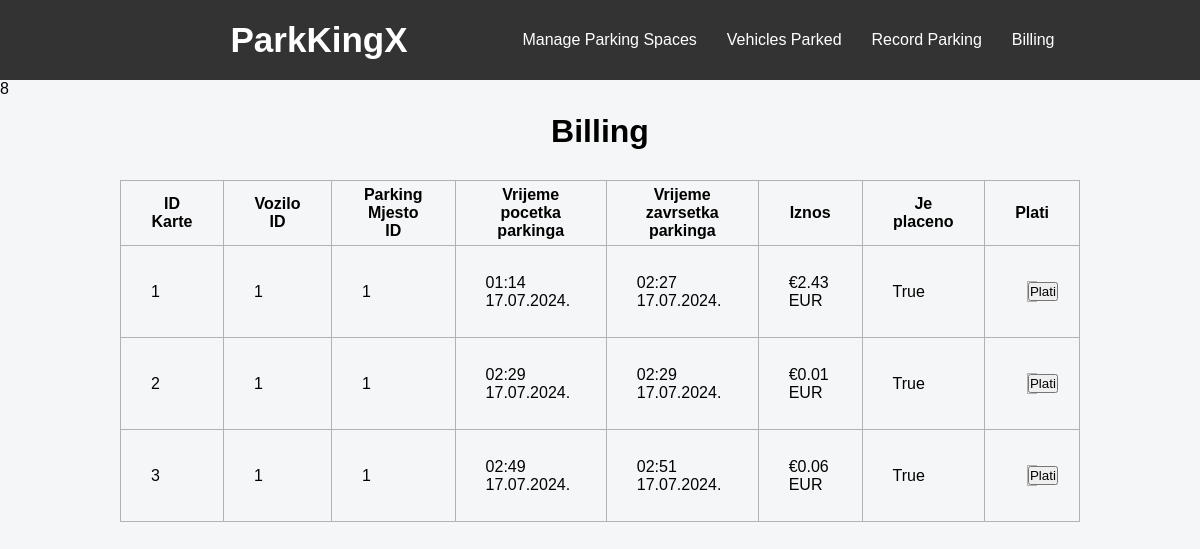
The page /karte on the database its author committed.
### app.py (models this page shows)
class Karta(db.Model):
    __tablename__ = 'Karta'
    id = db.Column(db.Integer, primary_key=True)
    vrijemeDolaska = db.Column(db.DateTime, nullable=False)
    vrijemeOdlaska = db.Column(db.DateTime, nullable=False)
    vozilo_id = db.Column(db.Integer, db.ForeignKey('vozilo.id'), nullable=False)
    parkingMjesto_id = db.Column(db.Integer, db.ForeignKey('ParkingMjesto.id'), nullable=False)
    parkingMjesto = db.relationship('ParkingMjesto', backref=db.backref('karte', lazy=True))
    iznos = db.Column(db.Float, nullable=False)
    jePlaceno = db.Column(db.Boolean, nullable=False)

### app.py (the view)
@app.route('/karte', methods=['GET'])
def karte_get():
    karte = Karta.query.all()
    return render_template('billing.html', karte=karte)

### templates/billing.html
{% extends "layout.html" %}
{% block body %}
<h1>Billing</h1>
<table id="tablica">
    <tr>
        <th>ID Karte</th>
        <th>Vozilo ID</th>
        <th>Parking Mjesto ID</th>
        <th>Vrijeme pocetka parkinga</th>
        <th>Vrijeme zavrsetka parkinga</th>
        <th>Iznos</th>
        <th>Je placeno</th>
        <th>Plati</th>
    </tr>
    {% for karta in karte %}
    <tr>
        <td>{{ karta.id }}</td>
        <td>{{ karta.vozilo_id }}</td>
        <td>{{ karta.parkingMjesto_id }}</td>
        <td>{{ karta.vrijemeDolaska.strftime('%H:%M %d.%m.%Y.') }}</td>
        <td>{{ karta.vrijemeOdlaska.strftime('%H:%M %d.%m.%Y.') }}</td>
        <td>€{{ karta.iznos | round(2) }} EUR</td>
        <td>{{ karta.jePlaceno }}</td>
        <td>
            <form action="{{ url_for('plati_kartu', karta_id=karta.id) }}" method="POST">
                <button type ="submit">Plati</button>
            </form>
        </td>
    {% endfor %}
</table>
{% endblock %}

### static/styles.css (style rules this page uses)
* { padding: 0; margin: 0; text-decoration: none; list-style: none; box-sizing: border-box; }
body { font-family: 'Poppins', sans-serif; background-color: #f5f6f7; }
table { width: 80%; margin: 30px auto; border-collapse: collapse; }
table th, table td { border: 1px solid #b3b3b3; padding: 5px 30px; }
h1 { text-align: center; margin: 15px 0; }
form { width: 30%; margin: 30px auto; border: 1px solid #b3b3b3; text-align: center; }
body { font-family: Arial, sans-serif; }

### rows shown on the page
Karta: id "1", vozilo_id "1", parkingMjesto_id "1", vrijemeDolaska "01:14 17.07.2024.", vrijemeOdlaska "02:27 17.07.2024.", iznos "2.43", jePlaceno "True"
Karta: id "2", vozilo_id "1", parkingMjesto_id "1", vrijemeDolaska "02:29 17.07.2024.", vrijemeOdlaska "02:29 17.07.2024.", iznos "0.01", jePlaceno "True"
Karta: id "3", vozilo_id "1", parkingMjesto_id "1", vrijemeDolaska "02:49 17.07.2024.", vrijemeOdlaska "02:51 17.07.2024.", iznos "0.06", jePlaceno "True"
